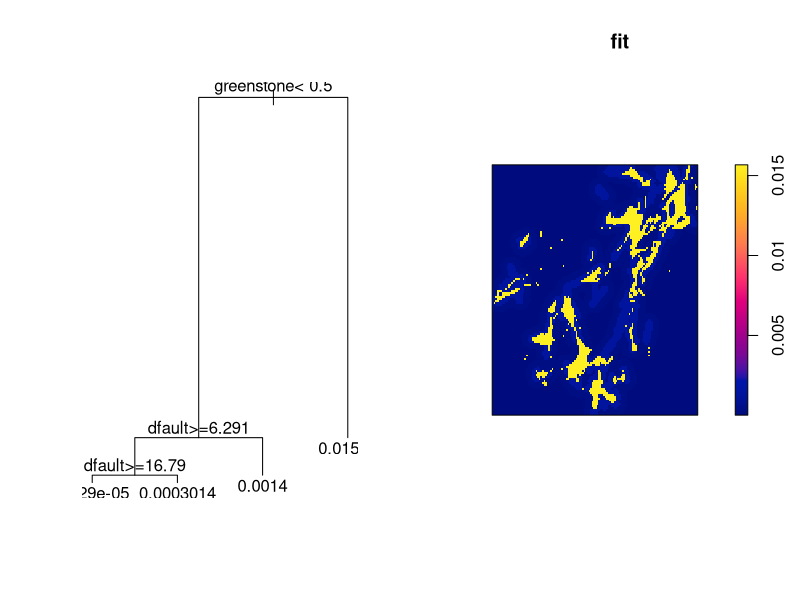

Write R code to recreate this figure.
library(spatstat)


### Name: plot.rppm
### Title: Plot a Recursively Partitioned Point Process Model
### Aliases: plot.rppm
### Keywords: spatial hplot models

### ** Examples

    # Murchison gold data
    mur <- solapply(murchison, rescale, s=1000, unitname="km")
    mur$dfault <- distfun(mur$faults)
    # 
    fit <- rppm(gold ~ dfault + greenstone, data=mur)
    #
    opa <- par(mfrow=c(1,2))
    plot(fit)
    plot(fit, what="spatial")
    par(opa)
